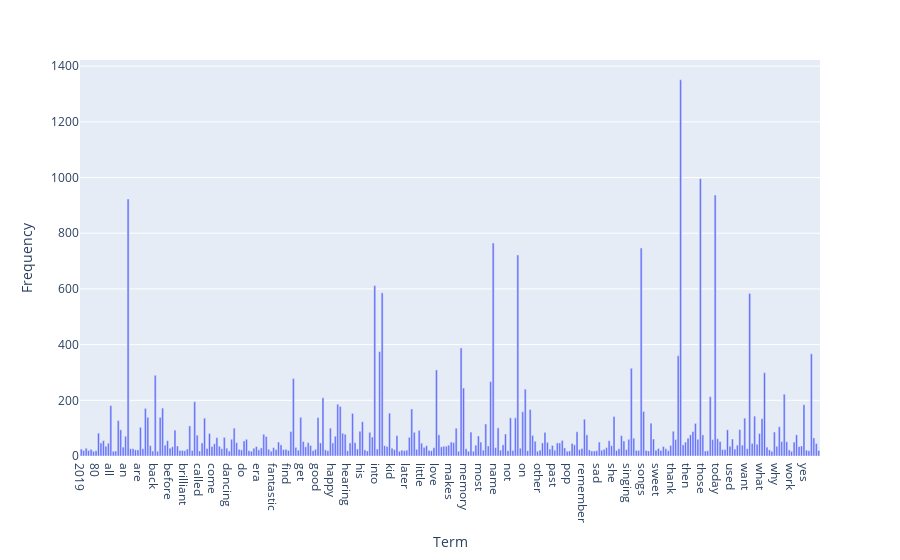

The notebook cell this image was saved under:
### Markdown cell above
Exercise 12

### Code cell
import plotly.express as px
X = pd.DataFrame({'Term': count_vect.get_feature_names_out()[:300], 'Frequency': term_frequencies[:300]})

# Plotly
fig = px.bar(X, x='Term', y='Frequency')


# 顯示互動式圖表
fig.show()

### Figure 1 — Plotly figure (JSON) as saved in the notebook; plotly's stock layout.template omitted (floating-point values rounded to 4 significant figures; data arrays with more than 128 entries replaced by an {"elided": "..."} marker saying what was removed)
{"data": [{"alignmentgroup": "True", "hovertemplate": "Term=%{x}<br>Frequency=%{y}<extra></extra>", "legendgroup": "", "marker": {"color": "#636efa", "pattern": {"shape": ""}}, "name": "", "offsetgroup": "", "orientation": "v", "showlegend": false, "textposition": "auto", "type": "bar", "x": {"elided": "300 str values"}, "xaxis": "x", "y": {"elided": "300 int values"}, "yaxis": "y"}], "layout": {"barmode": "relative", "legend": {"tracegroupgap": 0}, "margin": {"t": 60}, "xaxis": {"anchor": "y", "domain": [0, 1], "title": {"text": "Term"}}, "yaxis": {"anchor": "x", "domain": [0, 1], "title": {"text": "Frequency"}}}}
